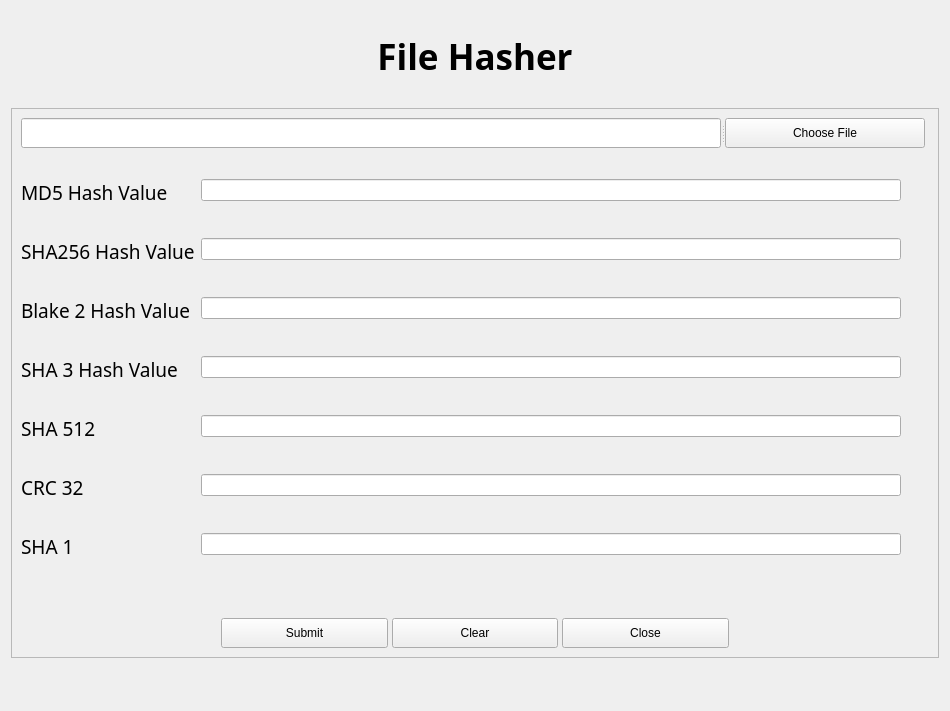
<?xml version="1.0" encoding="UTF-8"?>
<ui version="4.0">
    <class>Form</class>
    <widget class="QWidget" name="Form">
        <property name="geometry">
            <rect>
                <x>0</x>
                <y>0</y>
                <width>950</width>
                <height>711</height>
            </rect>
        </property>
        <property name="maximumSize">
            <size>
                <width>950</width>
                <height>711</height>
            </size>
        </property>
        <property name="windowTitle">
            <string>Form</string>
        </property>
        <layout class="QVBoxLayout" name="verticalLayout">
            <item>
                <spacer name="verticalSpacer_2">
                    <property name="orientation">
                        <enum>Qt::Vertical</enum>
                    </property>
                    <property name="sizeHint" stdset="0">
                        <size>
                            <width>20</width>
                            <height>51</height>
                        </size>
                    </property>
                </spacer>
            </item>
            <item>
                <widget class="QLabel" name="Title">
                    <property name="font">
                        <font>
                            <family>Rockwell</family>
                            <pointsize>26</pointsize>
                            <bold>true</bold>
                        </font>
                    </property>
                    <property name="text">
                        <string>File Hasher</string>
                    </property>
                    <property name="alignment">
                        <set>Qt::AlignCenter</set>
                    </property>
                </widget>
            </item>
            <item>
                <spacer name="verticalSpacer">
                    <property name="orientation">
                        <enum>Qt::Vertical</enum>
                    </property>
                    <property name="sizeHint" stdset="0">
                        <size>
                            <width>20</width>
                            <height>51</height>
                        </size>
                    </property>
                </spacer>
            </item>
            <item>
                <widget class="QFrame" name="frame">
                    <property name="frameShape">
                        <enum>QFrame::StyledPanel</enum>
                    </property>
                    <property name="frameShadow">
                        <enum>QFrame::Raised</enum>
                    </property>
                    <layout class="QVBoxLayout" name="verticalLayout_2">
                        <item>
                            <widget class="QSplitter" name="splitter">
                                <property name="orientation">
                                    <enum>Qt::Horizontal</enum>
                                </property>
                                <widget class="QLineEdit" name="File_Path">
                                    <property name="minimumSize">
                                        <size>
                                            <width>0</width>
                                            <height>30</height>
                                        </size>
                                    </property>
                                    <property name="maximumSize">
                                        <size>
                                            <width>700</width>
                                            <height>16777215</height>
                                        </size>
                                    </property>
                                    <property name="readOnly">
                                        <bool>true</bool>
                                    </property>
                                </widget>
                                <widget class="QPushButton" name="BtnFile">
                                    <property name="maximumSize">
                                        <size>
                                            <width>200</width>
                                            <height>16777215</height>
                                        </size>
                                    </property>
                                    <property name="text">
                                        <string>Choose File</string>
                                    </property>
                                </widget>
                            </widget>
                        </item>
                        <item>
                            <spacer name="verticalSpacer_6">
                                <property name="orientation">
                                    <enum>Qt::Vertical</enum>
                                </property>
                                <property name="sizeHint" stdset="0">
                                    <size>
                                        <width>20</width>
                                        <height>40</height>
                                    </size>
                                </property>
                            </spacer>
                        </item>
                        <item>
                            <layout class="QFormLayout" name="formLayout">
                                <item row="0" column="0">
                                    <widget class="QLabel" name="label">
                                        <property name="font">
                                            <font>
                                                <family>Rockwell</family>
                                                <pointsize>14</pointsize>
                                            </font>
                                        </property>
                                        <property name="text">
                                            <string>MD5 Hash Value</string>
                                        </property>
                                    </widget>
                                </item>
                                <item row="0" column="1">
                                    <widget class="QLineEdit" name="lineEdit_3">
                                        <property name="minimumSize">
                                            <size>
                                                <width>0</width>
                                                <height>0</height>
                                            </size>
                                        </property>
                                        <property name="maximumSize">
                                            <size>
                                                <width>700</width>
                                                <height>16777215</height>
                                            </size>
                                        </property>
                                        <property name="readOnly">
                                            <bool>true</bool>
                                        </property>
                                    </widget>
                                </item>
                                <item row="1" column="0">
                                    <spacer name="horizontalSpacer">
                                        <property name="orientation">
                                            <enum>Qt::Horizontal</enum>
                                        </property>
                                        <property name="sizeHint" stdset="0">
                                            <size>
                                                <width>40</width>
                                                <height>20</height>
                                            </size>
                                        </property>
                                    </spacer>
                                </item>
                                <item row="2" column="0">
                                    <widget class="QLabel" name="label_2">
                                        <property name="font">
                                            <font>
                                                <family>Rockwell</family>
                                                <pointsize>14</pointsize>
                                            </font>
                                        </property>
                                        <property name="text">
                                            <string>SHA256 Hash Value</string>
                                        </property>
                                    </widget>
                                </item>
                                <item row="2" column="1">
                                    <widget class="QLineEdit" name="lineEdit_4">
                                        <property name="minimumSize">
                                            <size>
                                                <width>0</width>
                                                <height>0</height>
                                            </size>
                                        </property>
                                        <property name="maximumSize">
                                            <size>
                                                <width>700</width>
                                                <height>16777215</height>
                                            </size>
                                        </property>
                                        <property name="readOnly">
                                            <bool>true</bool>
                                        </property>
                                    </widget>
                                </item>
                                <item row="3" column="0">
                                    <spacer name="horizontalSpacer_2">
                                        <property name="orientation">
                                            <enum>Qt::Horizontal</enum>
                                        </property>
                                        <property name="sizeHint" stdset="0">
                                            <size>
                                                <width>40</width>
                                                <height>20</height>
                                            </size>
                                        </property>
                                    </spacer>
                                </item>
                                <item row="4" column="0">
                                    <widget class="QLabel" name="label_3">
                                        <property name="font">
                                            <font>
                                                <family>Rockwell</family>
                                                <pointsize>14</pointsize>
                                            </font>
                                        </property>
                                        <property name="text">
                                            <string>Blake 2 Hash Value</string>
                                        </property>
                                    </widget>
                                </item>
                                <item row="4" column="1">
                                    <widget class="QLineEdit" name="lineEdit_5">
                                        <property name="minimumSize">
                                            <size>
                                                <width>0</width>
                                                <height>0</height>
                                            </size>
                                        </property>
                                        <property name="maximumSize">
                                            <size>
                                                <width>700</width>
                                                <height>16777215</height>
                                            </size>
                                        </property>
                                        <property name="readOnly">
                                            <bool>true</bool>
                                        </property>
                                    </widget>
                                </item>
                                <item row="5" column="0">
                                    <spacer name="horizontalSpacer_3">
                                        <property name="orientation">
                                            <enum>Qt::Horizontal</enum>
                                        </property>
                                        <property name="sizeHint" stdset="0">
                                            <size>
                                                <width>40</width>
                                                <height>20</height>
                                            </size>
                                        </property>
                                    </spacer>
                                </item>
                                <item row="6" column="0">
                                    <widget class="QLabel" name="label_4">
                                        <property name="font">
                                            <font>
                                                <family>Rockwell</family>
                                                <pointsize>14</pointsize>
                                            </font>
                                        </property>
                                        <property name="text">
                                            <string>SHA 3 Hash Value</string>
                                        </property>
                                    </widget>
                                </item>
                                <item row="6" column="1">
                                    <widget class="QLineEdit" name="lineEdit_6">
                                        <property name="minimumSize">
                                            <size>
                                                <width>0</width>
                                                <height>0</height>
                                            </size>
                                        </property>
                                        <property name="maximumSize">
                                            <size>
                                                <width>700</width>
                                                <height>16777215</height>
                                            </size>
                                        </property>
                                        <property name="readOnly">
                                            <bool>true</bool>
                                        </property>
                                    </widget>
                                </item>
                                <item row="7" column="0">
                                    <spacer name="horizontalSpacer_4">
                                        <property name="orientation">
                                            <enum>Qt::Horizontal</enum>
                                        </property>
                                        <property name="sizeHint" stdset="0">
                                            <size>
                                                <width>40</width>
                                                <height>20</height>
                                            </size>
                                        </property>
                                    </spacer>
                                </item>
                                <item row="8" column="0">
                                    <widget class="QLabel" name="label_5">
                                        <property name="font">
                                            <font>
                                                <family>Rockwell</family>
                                                <pointsize>14</pointsize>
                                            </font>
                                        </property>
                                        <property name="text">
                                            <string>SHA 512</string>
                                        </property>
                                    </widget>
                                </item>
                                <item row="8" column="1">
                                    <widget class="QLineEdit" name="lineEdit">
                                        <property name="maximumSize">
                                            <size>
                                                <width>700</width>
                                                <height>16777215</height>
                                            </size>
                                        </property>
                                        <property name="readOnly">
                                            <bool>true</bool>
                                        </property>
                                    </widget>
                                </item>
                                <item row="9" column="0">
                                    <spacer name="horizontalSpacer_5">
                                        <property name="orientation">
                                            <enum>Qt::Horizontal</enum>
                                        </property>
                                        <property name="sizeHint" stdset="0">
                                            <size>
                                                <width>40</width>
                                                <height>20</height>
                                            </size>
                                        </property>
                                    </spacer>
                                </item>
                                <item row="10" column="0">
                                    <widget class="QLabel" name="label_6">
                                        <property name="font">
                                            <font>
                                                <family>Rockwell</family>
                                                <pointsize>14</pointsize>
                                            </font>
                                        </property>
                                        <property name="text">
                                            <string>CRC 32</string>
                                        </property>
                                    </widget>
                                </item>
                                <item row="10" column="1">
                                    <widget class="QLineEdit" name="lineEdit_2">
                                        <property name="maximumSize">
                                            <size>
                                                <width>700</width>
                                                <height>16777215</height>
                                            </size>
                                        </property>
                                        <property name="readOnly">
                                            <bool>true</bool>
                                        </property>
                                    </widget>
                                </item>
                                <item row="11" column="0">
                                    <spacer name="horizontalSpacer_6">
                                        <property name="orientation">
                                            <enum>Qt::Horizontal</enum>
                                        </property>
                                        <property name="sizeHint" stdset="0">
                                            <size>
                                                <width>40</width>
                                                <height>20</height>
                                            </size>
                                        </property>
                                    </spacer>
                                </item>
                                <item row="12" column="0">
                                    <widget class="QLabel" name="label_7">
                                        <property name="font">
                                            <font>
                                                <family>Rockwell</family>
                                                <pointsize>14</pointsize>
                                            </font>
                                        </property>
                                        <property name="text">
                                            <string>SHA 1</string>
                                        </property>
                                    </widget>
                                </item>
                                <item row="12" column="1">
                                    <widget class="QLineEdit" name="lineEdit_7">
                                        <property name="maximumSize">
                                            <size>
                                                <width>700</width>
                                                <height>16777215</height>
                                            </size>
                                        </property>
                                        <property name="readOnly">
                                            <bool>true</bool>
                                        </property>
                                    </widget>
                                </item>
                                <item row="13" column="0">
                                    <spacer name="horizontalSpacer_7">
                                        <property name="orientation">
                                            <enum>Qt::Horizontal</enum>
                                        </property>
                                        <property name="sizeHint" stdset="0">
                                            <size>
                                                <width>40</width>
                                                <height>20</height>
                                            </size>
                                        </property>
                                    </spacer>
                                </item>
                            </layout>
                        </item>
                        <item>
                            <spacer name="verticalSpacer_4">
                                <property name="orientation">
                                    <enum>Qt::Vertical</enum>
                                </property>
                                <property name="sizeHint" stdset="0">
                                    <size>
                                        <width>20</width>
                                        <height>40</height>
                                    </size>
                                </property>
                            </spacer>
                        </item>
                        <item>
                            <layout class="QHBoxLayout" name="horizontalLayout" stretch="0,0,0">
                                <property name="spacing">
                                    <number>4</number>
                                </property>
                                <property name="leftMargin">
                                    <number>200</number>
                                </property>
                                <property name="rightMargin">
                                    <number>200</number>
                                </property>
                                <item>
                                    <widget class="QPushButton" name="BtSubmit">
                                        <property name="minimumSize">
                                            <size>
                                                <width>0</width>
                                                <height>30</height>
                                            </size>
                                        </property>
                                        <property name="maximumSize">
                                            <size>
                                                <width>250</width>
                                                <height>16777215</height>
                                            </size>
                                        </property>
                                        <property name="text">
                                            <string>Submit</string>
                                        </property>
                                    </widget>
                                </item>
                                <item>
                                    <widget class="QPushButton" name="BtnClear">
                                        <property name="minimumSize">
                                            <size>
                                                <width>0</width>
                                                <height>30</height>
                                            </size>
                                        </property>
                                        <property name="maximumSize">
                                            <size>
                                                <width>250</width>
                                                <height>16777215</height>
                                            </size>
                                        </property>
                                        <property name="text">
                                            <string>Clear</string>
                                        </property>
                                    </widget>
                                </item>
                                <item>
                                    <widget class="QPushButton" name="BtnClose">
                                        <property name="minimumSize">
                                            <size>
                                                <width>0</width>
                                                <height>30</height>
                                            </size>
                                        </property>
                                        <property name="text">
                                            <string>Close</string>
                                        </property>
                                    </widget>
                                </item>
                            </layout>
                        </item>
                    </layout>
                </widget>
            </item>
            <item>
                <spacer name="verticalSpacer_3">
                    <property name="orientation">
                        <enum>Qt::Vertical</enum>
                    </property>
                    <property name="sizeHint" stdset="0">
                        <size>
                            <width>20</width>
                            <height>51</height>
                        </size>
                    </property>
                </spacer>
            </item>
            <item>
                <spacer name="verticalSpacer_5">
                    <property name="orientation">
                        <enum>Qt::Vertical</enum>
                    </property>
                    <property name="sizeHint" stdset="0">
                        <size>
                            <width>20</width>
                            <height>51</height>
                        </size>
                    </property>
                </spacer>
            </item>
        </layout>
    </widget>
    <resources/>
    <connections/>
</ui>
